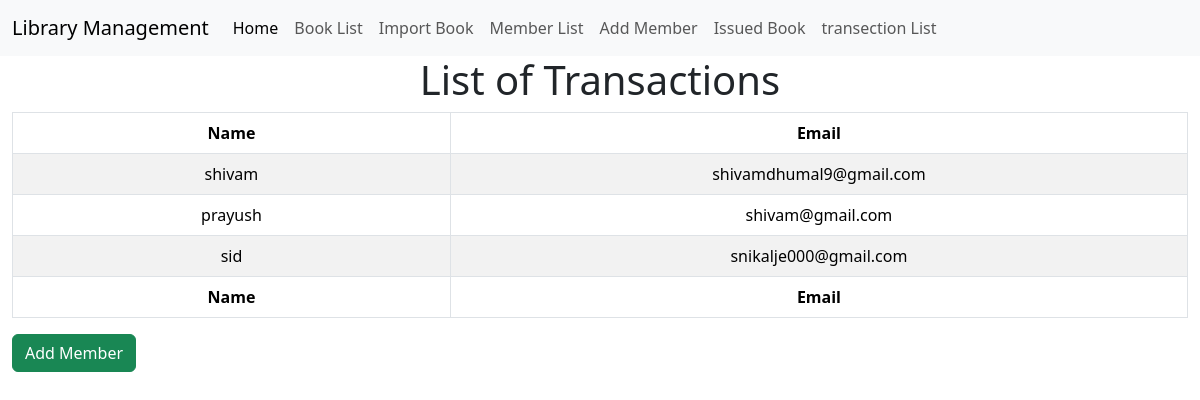
The page /members/ on the database its author committed.
### libapp/models.py (models this page shows)
class Member(models.Model):
    name = models.CharField(max_length=100)
    email = models.CharField(max_length=100,null=True,blank=True)

### libapp/views.py (the view)
# urls.py: path('members/', views.member_list, name='member_list'),
def member_list(request):
    members = Member.objects.all()
    return render(request, 'member_list.html', {'members': members})

### templates/member_list.html (shortened to what this page needs)
{% extends 'base.html' %}
{% block content %}
<link rel="stylesheet" href="https://cdn.datatables.net/v/bs-3.3.6/jqc-1.12.3/jszip-2.5.0/pdfmake-0.1.18/dt-1.10.12/af-2.1.2/b-1.2.2/b-colvis-1.2.2/b-html5-1.2.2/b-print-1.2.2/cr-1.3.2/fc-3.2.2/fh-3.1.2/kt-2.1.3/r-2.1.0/rr-1.1.2/sc-1.4.2/se-1.2.0/datatables.min.css">
<div class="container-fluid">
    <div class="row">
        <div class="col-lg-12">
            <div class="text-center">
                <h1>List of Transactions</h1>
                <table id="example" class="table table-striped table-bordered dataTable" cellspacing="0" width="100%" role="grid" aria-describedby="example_info" style="width: 100%;">
                    <thead>
                      <tr role="row">
                        <th class="sorting" tabindex="0" aria-controls="example" rowspan="1" colspan="1" aria-label="Name: activate to sort column ascending" style="width: 137px;">Name</th>
                        <th class="sorting" tabindex="0" aria-controls="example" rowspan="1" colspan="1" aria-label="Position: activate to sort column ascending" style="width: 215px;">Email</th>
                      </tr>
                    </thead>
                    <tfoot>
                      <tr>
                        <th rowspan="1" colspan="1">Name</th>
                        <th rowspan="1" colspan="1">Email</th>
                      </tr>
                    </tfoot>
                    <tbody>
                        {% for member in members %}
                        <tr role="row" class="odd">
                            <td><a href="{% url 'member_detail' member.id %}" style="text-decoration: none; color: black;">{{ member.name }}</a></td>
                            <td>{{ member.email }}</td>
                        </tr>
                        {% endfor %}
                    </tbody>
                </table>
            </div>
            <button class="btn btn-success"><a href="{% url 'add_member' %}" style="text-decoration: none; color: white;">Add Member</a></button>
        </div>
    </div>
</div>
{% endblock %}

### rows shown on the page
Member: name "shivam", email "shivamdhumal9@gmail.com"
Member: name "prayush", email "shivam@gmail.com"
Member: name "sid", email "snikalje000@gmail.com"
